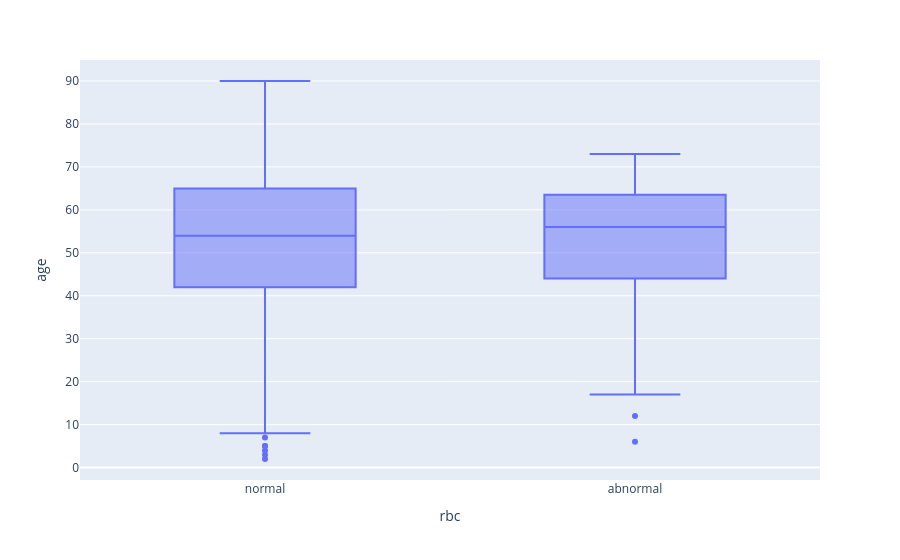

Notebook code for this chart:
### Code cell
px.box(
    df,
    x="rbc",
    y="age"
)

### Figure 1 — Plotly figure (JSON) as saved in the notebook; plotly's stock layout.template omitted (floating-point values rounded to 4 significant figures; data arrays with more than 128 entries replaced by an {"elided": "..."} marker saying what was removed)
{"data": [{"alignmentgroup": "True", "hovertemplate": "rbc=%{x}<br>age=%{y}<extra></extra>", "legendgroup": "", "marker": {"color": "#636efa"}, "name": "", "notched": false, "offsetgroup": "", "orientation": "v", "showlegend": false, "type": "box", "x": {"elided": "400 str values"}, "x0": " ", "xaxis": "x", "y": {"elided": "400 float values"}, "y0": " ", "yaxis": "y"}], "layout": {"boxmode": "group", "legend": {"tracegroupgap": 0}, "margin": {"t": 60}, "xaxis": {"anchor": "y", "domain": [0, 1], "title": {"text": "rbc"}}, "yaxis": {"anchor": "x", "domain": [0, 1], "title": {"text": "age"}}}}
